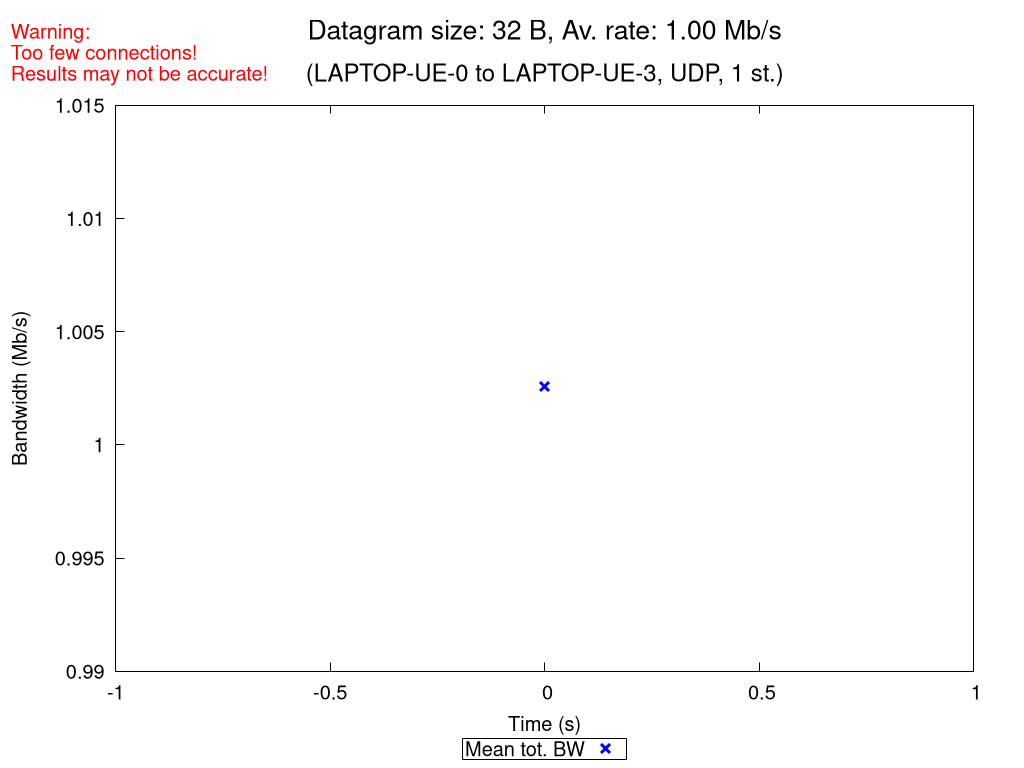

The gnuplot source for this figure:
set terminal pngcairo nocrop enhanced size 1024,768 font "Verdana,15"
set output "UDP_1_st_2020_10_18_09-41-26_one2two_00032B.png"

set title "{/=20 Datagram size: 32 B, Av. rate: 1.00 Mb/s}\n\n{/=18 (LAPTOP-UE-0 to LAPTOP-UE-3, UDP, 1 st.)}"
set label "Warning:\nToo few connections!\nResults may not be accurate!" at screen 0.01, screen 0.96 tc rgb "red"

set xlabel "Time (s)"
set ylabel "Bandwidth (Mb/s)"
set ytics nomirror
set key bmargin center horizontal box samplen 1 width -1
set bmargin 4.6
set rmargin 4.5

rf = 1000000.0  # rate factor
set style fill transparent solid 0.2 noborder
set autoscale xfix
plot "UDP_1_st_2020_10_18_09-41-26_one2two_00032B_iperf_processed.dat" using 1:($2/rf-$3/rf):($2/rf+$3/rf) with filledcurves lc rgb "blue" notitle, \
     "" using 1:($2/rf) with points pt 2 ps 1.5 lw 3 lc rgb "blue" title "Mean tot. BW", \
